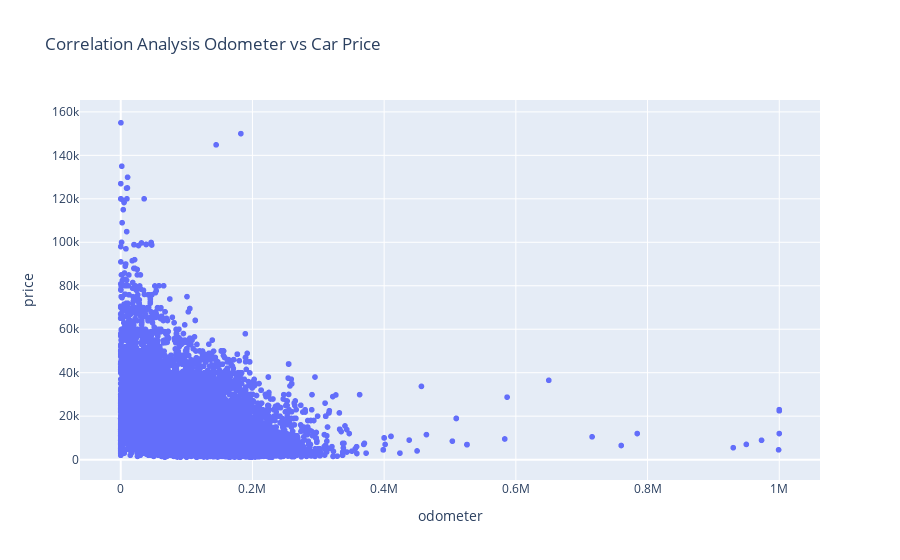

Write notebook code for a chart like this one.
### Code cell
# Analyze the scatter plot by eliminating some outliers to detect any strong coorelation between miles driven and price point. There is a  
# positive coorelation between the two but not very linear.

yprop = 'price'
xprop = 'odometer'
# h= 'fuel'
px.scatter(df.dropna().loc[(df.dropna()['price'] > 1000) & (df.dropna()['odometer']  <1000000)], x=xprop, y=yprop, title="Correlation Analysis Odometer vs Car Price")

### Figure 1 — Plotly figure (JSON) as saved in the notebook; plotly's stock layout.template omitted (floating-point values rounded to 4 significant figures; data arrays with more than 128 entries replaced by an {"elided": "..."} marker saying what was removed)
{"data": [{"hovertemplate": "odometer=%{x}<br>price=%{y}<extra></extra>", "legendgroup": "", "marker": {"color": "#636efa", "symbol": "circle"}, "mode": "markers", "name": "", "showlegend": false, "type": "scattergl", "x": {"elided": "31555 int values"}, "xaxis": "x", "y": {"elided": "31555 int values"}, "yaxis": "y"}], "layout": {"legend": {"tracegroupgap": 0}, "title": {"text": "Correlation Analysis Odometer vs Car Price"}, "xaxis": {"anchor": "y", "domain": [0, 1], "title": {"text": "odometer"}}, "yaxis": {"anchor": "x", "domain": [0, 1], "title": {"text": "price"}}}}
